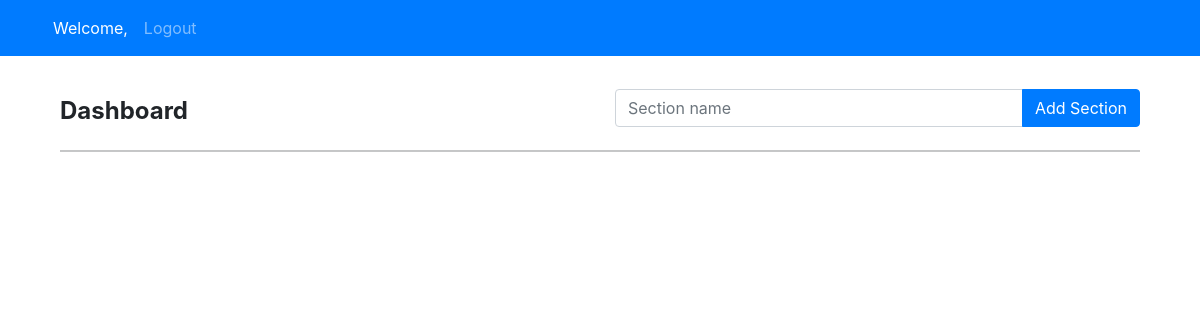
Before: /student-dashboard/ (signed in) with the older database file.
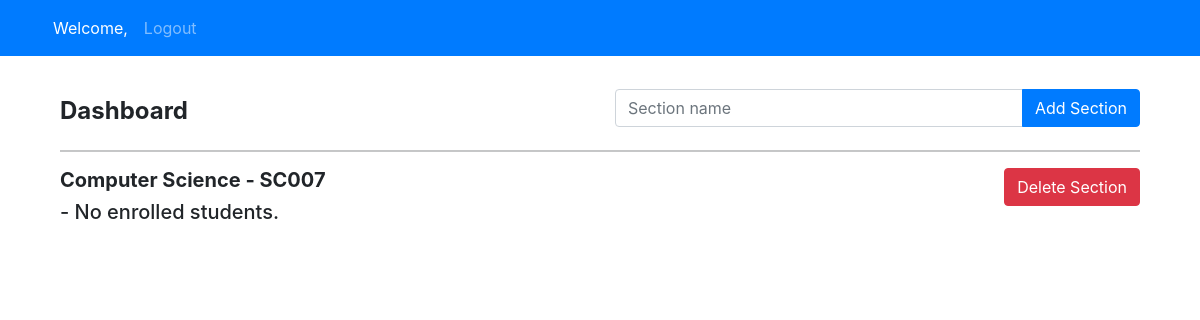
After: the same page with the newer database file.
### blog/models.py (models this page shows, shortened)
class Section(models.Model):
    section_name = models.CharField(max_length=150)
    section_code = models.CharField(max_length=50, unique=True)
    students = models.ManyToManyField(CustomUser, blank=True)
    school_name = models.CharField(max_length=150, default='New Era')
    def __str__(self):
        return self.section_name

### blog/views.py (the view)
# urls.py: path('student-dashboard/', views.section, name='section'),
def section(request):
    username = request.user.username
    user = CustomUser.objects.get(username=username)
    if request.method == 'POST':
        section_name = request.POST['section_name']
        section = Section.objects.create(
            section_name=section_name,
            school_name=user.school_name
        )
        return redirect('/student-dashboard')
    elif request.method == 'GET':
        sections = Section.objects.filter(school_name=user.school_name)
        print(sections)
        for section in sections:
            print(section.students.all(
            ))
        context = {
            'sections': sections
        }
        return render(request, 'blog/section.html', context)

### blog/templates/blog/section.html (shortened to what this page needs)
{% extends 'blog/base.html' %}
{% block content %}
    <div class="container" style="margin-top: 8%">
        <div class="row">
            <div class="col">
                <h4 class="mt-2 font-weight-bold">Dashboard</h4>
            </div>
            <div class="col">
                <form action="{% url 'section' %}" method="POST">
                    <div class="input-group">
                        <input type="text" class="form-control" placeholder="Section name" name="section_name">
                        <button type="submit" class="btn btn-primary" type="button">Add Section</button>
                    </div>
                </form>
            </div>
        </div>
        <hr></hr>
        {% for section in sections %}
            <form action="{% url 'delete_section' section.id %}" method="POST">
                <button type="submit" class="btn btn-danger float-right mb-3">Delete Section</button>
            </form>
            <h5 class="font-weight-bold">{{ section.section_name }} - {{ section.section_code }}</h5>
             {% if section.students.all|length > 0 %}
                    <table id="student" class="table table-striped dt-responsive">
                        <thead class="bg-dark text-white">
                            <tr>
                            <th>Student #</th>
                            <th>First</th>
                            <th>Last</th>
                            <th>Email</th>
                            <th>Dashboard</th>
                            </tr>
                        </thead>
                        <tbody>
                            {% for student in section.students.all %}
                                <tr>
                                    <td>{{ student.id }}</td>
                                    <td>{{ student.first_name }}</td>
                                    <td>{{ student.last_name }}</td>
                                    <td>{{ student.email }}</td>
                                    <td>
                                        <form action="{% url 'view_student_dashboard' student.id %}" method="POST">
                                            {% csrf_token %}
                                            <button type="submit" class="btn btn-primary" block>View Dashboard</button>
                                        </form>
                                    </td>
                                </tr>
                            {% endfor %}
                        </tbody>
                    </table>
             {% else %}
                <h5>- No enrolled students.</h5>
             {% endif %}
        {% endfor %}
    </div>
{% endblock content %}

Changed rows visible on the page:
added Section: section_name "Computer Science", section_code "SC007", shows "- No enrolled students."
